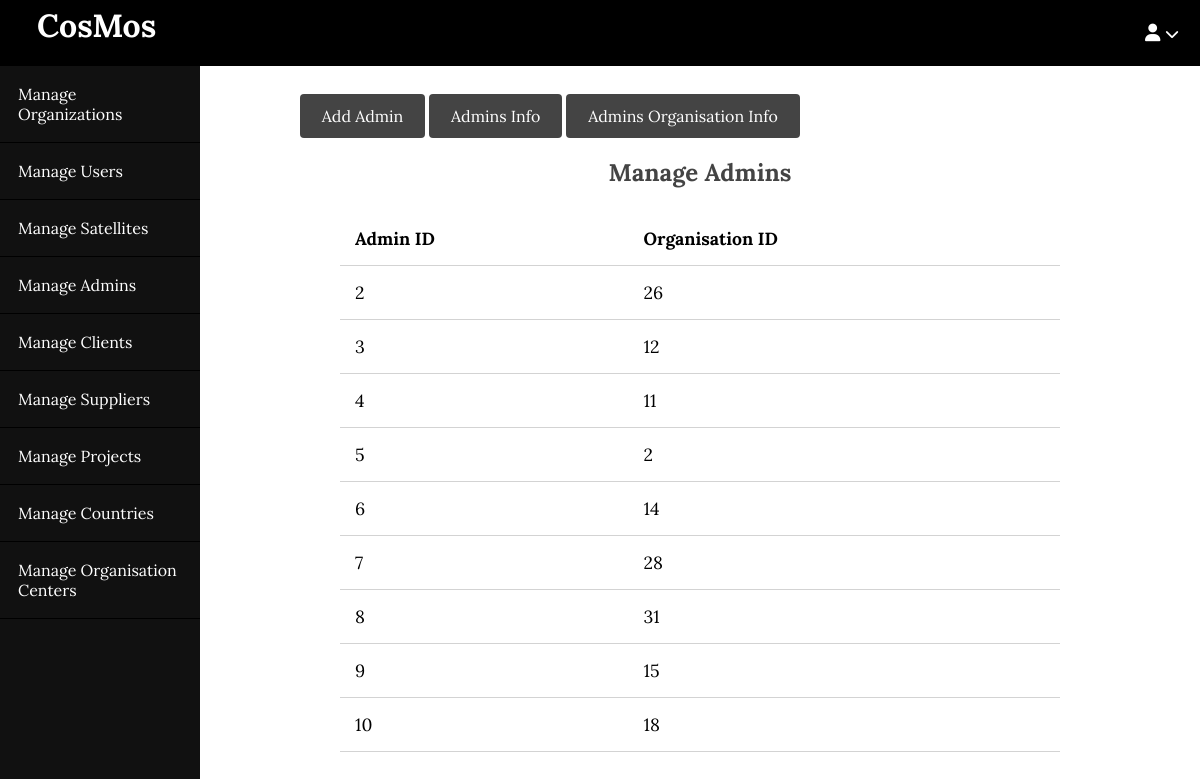
The page /blog/admin/admins/view.php on the database its author committed.
### tables this page shows
CREATE TABLE `admin_normalised___admin_org` (
  `Organization_ID` int(2) DEFAULT NULL,
  `Admin_ID` int(2) DEFAULT NULL
);

### blog/app/database/db.php (called while the page is built, shortened)
<?php
require('connect.php');
function selectAll($table, $conditions = [])
{
    global $conn;
    $sql = "SELECT * FROM $table";
    if (empty($conditions)) {
        $stmt = $conn->prepare($sql);
        $stmt->execute();
        $records = $stmt->get_result()->fetch_all(MYSQLI_ASSOC);
        return $records;
    }
}

### blog/app/controllers/admins.php (called while the page is built, shortened)
<?php
include(ROOT_PATH . "/app/database/db.php");
$admins_org = selectAll('admin_normalised___admin_org');

### blog/admin/admins/view.php (the view, shortened to what this page needs)
<?php include(ROOT_PATH . "/app/controllers/admins.php");
?>
<!DOCTYPE html>
<html lang="en">
<head>
    <link rel="stylesheet" href="../../assets/css/style.css">
    <link rel="stylesheet" href="../../assets/css/admin.css">
</head>
<body>
    <?php include(ROOT_PATH . "/app/includes/adminHeader.php"); ?>
    <div class="admin-wrapper">
        <?php include(ROOT_PATH . "/app/includes/adminSidebar.php"); ?>
        <div class="admin-content">
            <div class="button-group">
                <a href="create.php" class="btn btn-big">Add Admin</a>
                <a href="index.php" class="btn btn-big">Admins Info</a>
                <a href="view.php" class="btn btn-big">Admins Organisation Info</a>
            </div>
            <div class="content">
                <h2 class="page-title">Manage Admins</h2>
                <table>
                    <thead>
                        <th>Admin ID</th>
                        <th>Organisation ID</th>
                    </thead>
                    <tbody>
                        <?php foreach($admins_org as $key => $admin): ?>
                            <tr>
                                <td><?php echo $admin['Admin_ID'] ?></td>
                                <td><?php echo $admin['Organization_ID'] ?></td>
                            </tr>
                        <?php endforeach; ?>
                    </tbody>
                </table>
            </div>
        </div>
    </div>
</body>
</html>

### blog/assets/css/style.css (style rules this page uses)
* { box-sizing: border-box; }
html, body { height: 100%; padding: 0px; margin: 0px; background: white; font-family:'Lora', serif; }
h1, h2, h3, h4, h5, h6 { color: #444; margin: 5px; }
a { text-decoration: none; color: inherit; }
.btn { padding: .5rem 1rem; background: #444444; color: white; border: 1px solid transparent; border-radius: 0.25rem; }
.btn-big { padding: .7rem 1.3rem; line-height: 1.3rem; }
.content { width: 90%; margin: 30px auto 30px; }

### blog/assets/css/admin.css (style rules this page uses)
.admin-wrapper { display: flex; height: calc(100% - 66px); }
.admin-wrapper .admin-content { flex: 8; height: 100%; padding: 40px 100px 100px; overflow-y: scroll; }
.admin-content .page-title { text-align: center; margin-bottom: 1.5rem; }
table { width: 100%; border-collapse: collapse; font-size: 1.1rem; }
th,td { padding: 15px; text-align: left; border-bottom: 1px solid #d3d3d3; }

### rows shown on the page
admin_normalised___admin_org: Admin_ID "2", Organization_ID "26"
admin_normalised___admin_org: Admin_ID "3", Organization_ID "12"
admin_normalised___admin_org: Admin_ID "4", Organization_ID "11"
admin_normalised___admin_org: Admin_ID "5", Organization_ID "2"
admin_normalised___admin_org: Admin_ID "6", Organization_ID "14"
admin_normalised___admin_org: Admin_ID "7", Organization_ID "28"
admin_normalised___admin_org: Admin_ID "8", Organization_ID "31"
admin_normalised___admin_org: Admin_ID "9", Organization_ID "15"
admin_normalised___admin_org: Admin_ID "10", Organization_ID "18"
